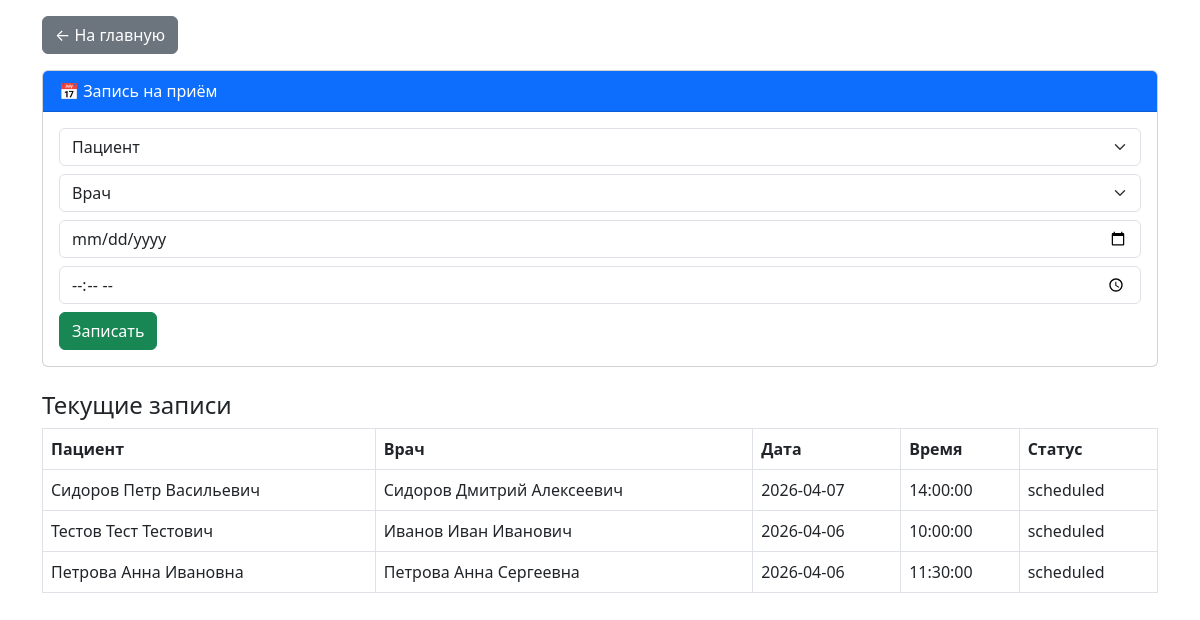
Page /electronic-card/modules/appointment.php (signed in) on the committed database.
### tables this page shows
CREATE TABLE `appointments` (
    `id` INT(11) NOT NULL AUTO_INCREMENT,
    `patient_id` INT(11) NOT NULL,
    `doctor_id` INT(11) NOT NULL,
    `appointment_date` DATE NOT NULL,
    `appointment_time` TIME NOT NULL,
    `purpose` TEXT DEFAULT NULL,
    `status` ENUM('scheduled', 'completed', 'cancelled', 'no_show') NOT NULL DEFAULT 'scheduled',
    `created_at` TIMESTAMP NOT NULL DEFAULT CURRENT_TIMESTAMP,
    `updated_at` TIMESTAMP NOT NULL DEFAULT CURRENT_TIMESTAMP ON UPDATE CURRENT_TIMESTAMP,
    PRIMARY KEY (`id`),
    UNIQUE KEY `unique_appointment` (`doctor_id`, `appointment_date`, `appointment_time`),
    KEY `patient_id` (`patient_id`),
    KEY `appointment_date` (`appointment_date`),
    CONSTRAINT `appointments_ibfk_1` FOREIGN KEY (`patient_id`) REFERENCES `patients` (`id`) ON DELETE CASCADE,
    CONSTRAINT `appointments_ibfk_2` FOREIGN KEY (`doctor_id`) REFERENCES `doctors` (`id`) ON DELETE CASCADE
);

CREATE TABLE `patients` (
    `id` INT(11) NOT NULL AUTO_INCREMENT,
    `full_name` VARCHAR(150) NOT NULL,
    `birth_date` DATE NOT NULL,
    `gender` ENUM('М', 'Ж') NOT NULL DEFAULT 'М',
    `phone` VARCHAR(20) DEFAULT NULL,
    `address` TEXT DEFAULT NULL,
    `policy_number` VARCHAR(20) DEFAULT NULL,
    `snils` VARCHAR(14) DEFAULT NULL,
    `created_at` TIMESTAMP NOT NULL DEFAULT CURRENT_TIMESTAMP,
    `updated_at` TIMESTAMP NOT NULL DEFAULT CURRENT_TIMESTAMP ON UPDATE CURRENT_TIMESTAMP,
    PRIMARY KEY (`id`),
    UNIQUE KEY `policy_number` (`policy_number`),
    UNIQUE KEY `snils` (`snils`)
);

CREATE TABLE `doctors` (
    `id` INT(11) NOT NULL AUTO_INCREMENT,
    `full_name` VARCHAR(150) NOT NULL,
    `specialty` VARCHAR(100) NOT NULL,
    `cabinet` VARCHAR(10) DEFAULT NULL,
    `created_at` TIMESTAMP NOT NULL DEFAULT CURRENT_TIMESTAMP,
    PRIMARY KEY (`id`)
);

### electronic-card/modules/appointment.php (the view, shortened to what this page needs)
<?php
require_once '../config/database.php';
$appointments = $pdo->query("
    SELECT a.*, p.full_name as patient, d.full_name as doctor
    FROM appointments a
    JOIN patients p ON a.patient_id = p.id
    JOIN doctors d ON a.doctor_id = d.id
    ORDER BY a.appointment_date DESC
")->fetchAll();
?>
<!DOCTYPE html>
<html lang="ru">
<head>
    <link href="https://cdn.jsdelivr.net/npm/bootstrap@5.3.0/dist/css/bootstrap.min.css" rel="stylesheet">
</head>
<body>
<div class="container mt-3">
    <a href="../index.php" class="btn btn-secondary mb-3">← На главную</a>
    <div class="card">
        <div class="card-header bg-primary text-white">📅 Запись на приём</div>
        <div class="card-body">
            <form method="POST">
                <select name="patient_id" class="form-select mb-2" required><option value="">Пациент</option></select>
                <select name="doctor_id" class="form-select mb-2" required><option value="">Врач</option></select>
                <input type="date" name="date" class="form-control mb-2" required>
                <input type="time" name="time" class="form-control mb-2" required>
                <button type="submit" class="btn btn-success">Записать</button>
            </form>
        </div>
    </div>
    <h4 class="mt-4">Текущие записи</h4>
    <table class="table table-bordered">
        <tr><th>Пациент</th><th>Врач</th><th>Дата</th><th>Время</th><th>Статус</th></tr>
        <?php foreach ($appointments as $a): ?>
        <tr><td><?=htmlspecialchars($a['patient'])?></td><td><?=htmlspecialchars($a['doctor'])?></td><td><?=$a['appointment_date']?></td><td><?=$a['appointment_time']?></td><td><?=$a['status']?></td></tr>
        <?php endforeach; ?>
    </table>
</div>
</body>
</html>

### rows in the picture
appointments: patient.full_name "Сидоров Петр Васильевич", doctor.full_name "Сидоров Дмитрий Алексеевич", appointment_date "2026-04-07", appointment_time "14:00:00", status "scheduled"
appointments: patient.full_name "Тестов Тест Тестович", doctor.full_name "Иванов Иван Иванович", appointment_date "2026-04-06", appointment_time "10:00:00", status "scheduled"
appointments: patient.full_name "Петрова Анна Ивановна", doctor.full_name "Петрова Анна Сергеевна", appointment_date "2026-04-06", appointment_time "11:30:00", status "scheduled"
